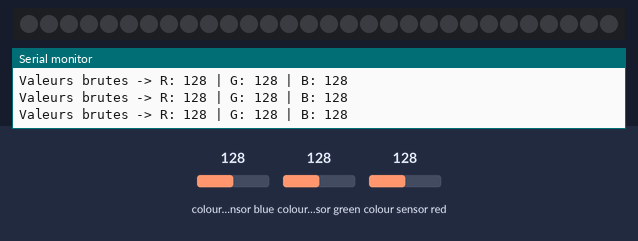
Recording of a sketch running on a simulated Arduino Uno, built with avr-gcc and run on an emulated ATmega328P. On the bench: 30 RGB LEDs in strip order, left to right, the last lines printed to the serial monitor. Inputs (shaded band) come from the test bench; at power-on: colour sensor blue 128, colour sensor green 128, colour sensor red 128. Dim RGB values are drawn brighter than linear.

Above: at 1.2 s.
1.3 s: colour sensor blue set to 191
At 2.6 s:
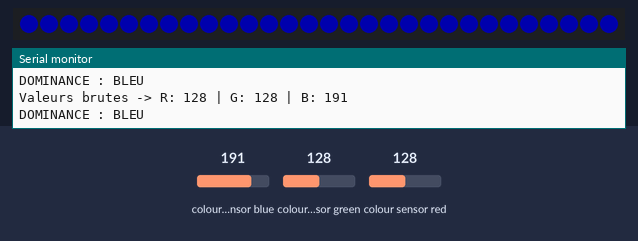
2.9 s: colour sensor green set to 250
At 3.9 s:
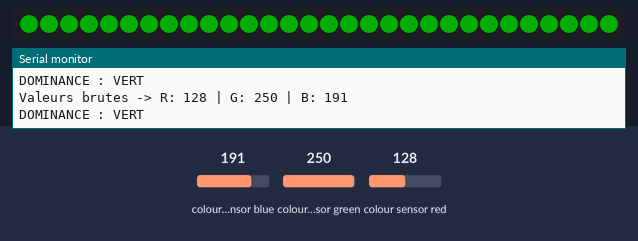
4.4 s: colour sensor blue set to 250
At 5.0 s:
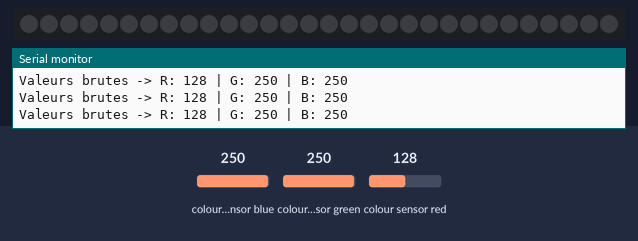
6.0 s: colour sensor blue set to 5
At 7.2 s:
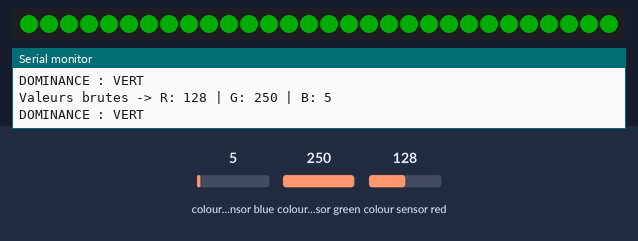
7.5 s: colour sensor green set to 5
At 8.6 s:
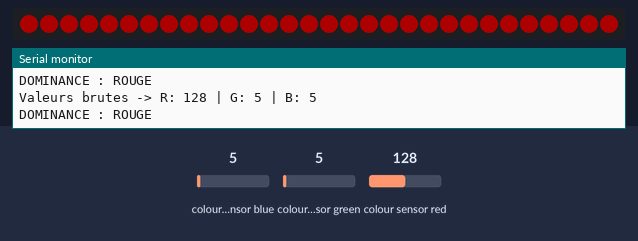
Timing chart, 0 to 10.0 s (numbered marks = the images above; inputs shaded):
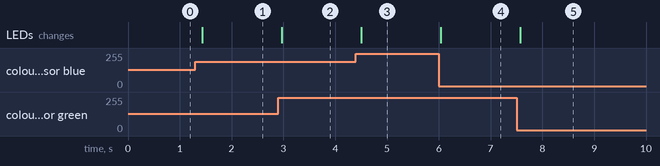

The sketch:

relation-ruban-color_sensor.ino
```cpp
#include <Wire.h>
#include "Adafruit_TCS34725.h"
#include <Adafruit_NeoPixel.h>

// --- Configuration ---
#define PIN_LED 6         // Le ruban écoute sur D6
#define NUM_LEDS 30       // Tes 30 LEDs

Adafruit_NeoPixel ruban = Adafruit_NeoPixel(NUM_LEDS, PIN_LED, NEO_GRB + NEO_KHZ800);
Adafruit_TCS34725 capteurCouleur = Adafruit_TCS34725(TCS34725_INTEGRATIONTIME_50MS, TCS34725_GAIN_4X);

void setup() {
  Serial.begin(115200);
  Serial.println("Demarrage du systeme Cameleon Dominant...");

  if (!capteurCouleur.begin()) {
    Serial.println("Erreur : Capteur de couleur introuvable.");
    while (1);
  }

  ruban.begin();
  ruban.setBrightness(50); // Luminosité globale (laisse à 50 pour protéger l'USB)
  ruban.show();
}

void loop() {
  float r, g, b;

  // 1. Lecture des valeurs
  capteurCouleur.getRGB(&r, &g, &b);

  Serial.print("Valeurs brutes -> R: "); Serial.print((int)r);
  Serial.print(" | G: "); Serial.print((int)g);
  Serial.print(" | B: "); Serial.println((int)b);

  // 2. L'arbitre : on prépare les couleurs finales (éteint par défaut)
  int finalR = 0;
  int finalG = 0;
  int finalB = 0;

  // Si le Rouge est plus fort que le Vert ET plus fort que le Bleu
  if (r > g && r > b) {
    finalR = 255; // Rouge à fond !
    Serial.println("DOMINANCE : ROUGE");
  }
  // Sinon, si le Vert est plus fort que le Rouge ET plus fort que le Bleu
  else if (g > r && g > b) {
    finalG = 255; // Vert à fond !
    Serial.println("DOMINANCE : VERT");
  }
  // Sinon, c'est que le Bleu est le plus fort
  else if (b > r && b > g) {
    finalB = 255; // Bleu à fond !
    Serial.println("DOMINANCE : BLEU");
  }

  // 3. On applique la couleur forte choisie à tout le ruban
  for(int i = 0; i < NUM_LEDS; i++) {
    ruban.setPixelColor(i, ruban.Color(finalR, finalG, finalB));
  }

  ruban.show();
  delay(100); // Un peu plus lent (100ms) pour éviter que ça clignote trop vite si on hésite entre deux couleurs
}
```

Measured:
- after the input at 1.3 s, the LEDs: change after 0.14 s (image 1)
- after the input at 2.9 s, the LEDs: change after 0.07 s (image 2)
- after the input at 4.4 s, the LEDs: change after 0.11 s (image 3)
- after the input at 6.0 s, the LEDs: change at once (image 4)
- after the input at 7.5 s, the LEDs: change after 0.07 s (image 5)
